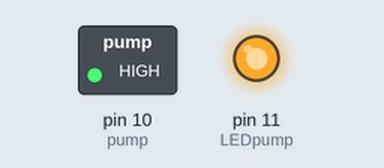
Recording of a sketch running on a simulated Arduino Uno, built with avr-gcc and run on an emulated ATmega328P. Parts: switched loads named in the sketch (green lamp = pin HIGH), output pins drawn as LEDs (lit = HIGH).

Above: at 0.5 s.
At 3.0 s:
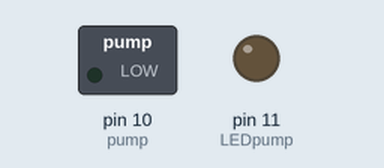
Timing chart, 0 to 6.5 s (numbered marks = the images above):
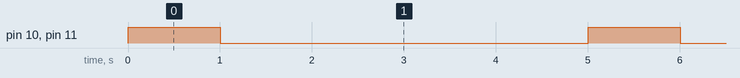

Measured:
- by itself, pin 10 (pump), pin 11 (LEDpump): alternates HIGH for 1.0 s and LOW for 4.0 s

The sketch:

run_pump.ino
```cpp
const int pump= 10; //LED connected to digital pin 10
const int LEDpump= 11; //LED connected to digital pin 10v

const int pumpTime = 500;

void setup()
{
pinMode(pump, OUTPUT); //sets the digital pin as output
pinMode(LEDpump, OUTPUT); //sets the digital pin as output
}

void loop()
{
digitalWrite(pump,HIGH); //turns the LED on
digitalWrite(LEDpump,HIGH); //turns the LED onv
delay(1000);
digitalWrite(pump,LOW);
digitalWrite(LEDpump,LOW);
delay(4000);
}
```
